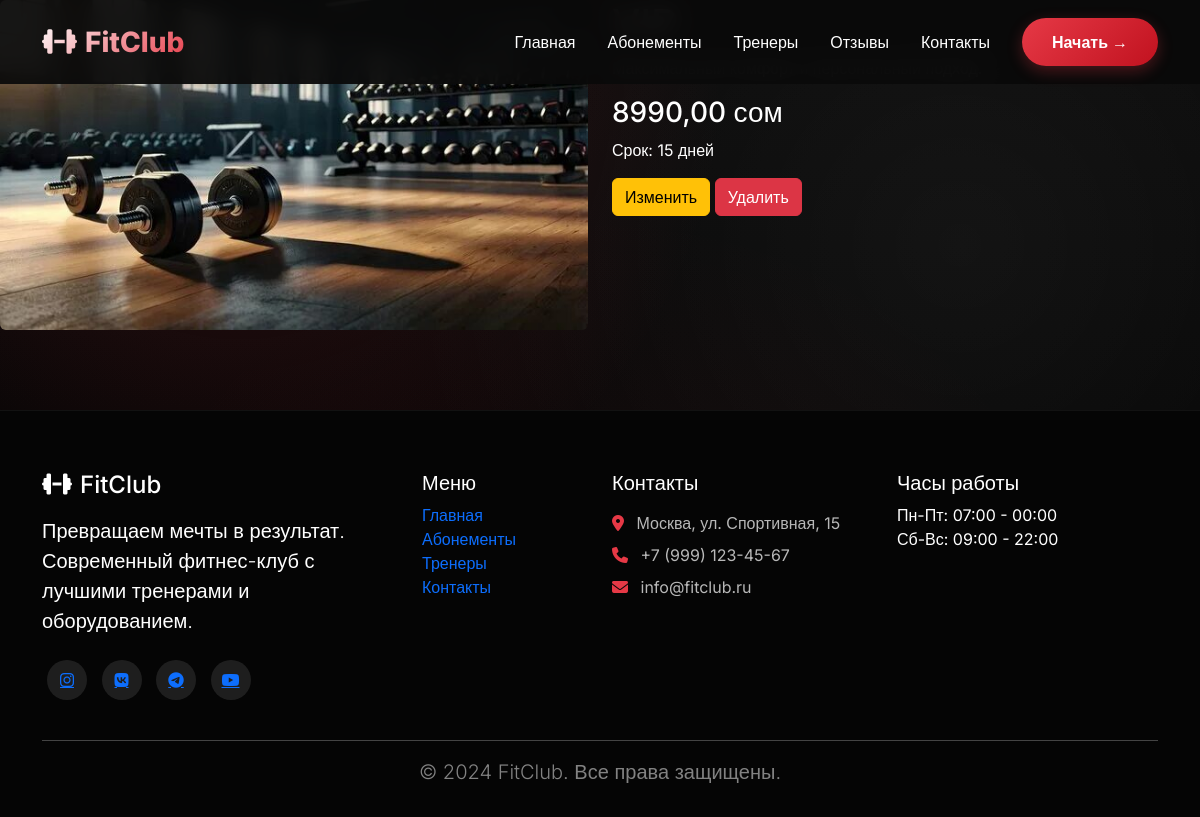
Page /abonements/3/ on the committed database.
### abonements/models.py (models this page shows, shortened)
class SubscriptionType(models.Model):
    name = models.CharField(max_length=100, verbose_name='Название')
    description = models.TextField(verbose_name='Описание')
    price = models.DecimalField(max_digits=10, decimal_places=2, verbose_name='Цена')
    old_price = models.DecimalField(max_digits=10, decimal_places=2, blank=True, null=True, verbose_name='Старая цена')
    period_days = models.IntegerField(verbose_name='Срок (дней)')
    visits_count = models.IntegerField(default=0, verbose_name='Посещений')
    image = models.ImageField(upload_to='abonements/', blank=True, null=True)
    is_active = models.BooleanField(default=True)
    is_popular = models.BooleanField(default=False, verbose_name='Популярный')
    features = models.TextField(blank=True, help_text='Возможности через запятую')
    category = models.ForeignKey(Category, on_delete=models.SET_NULL, null=True, blank=True)
    has_gym = models.BooleanField(default=True, verbose_name='Тренажерный зал')
    has_pool = models.BooleanField(default=False, verbose_name='Бассейн')
    has_group = models.BooleanField(default=False, verbose_name='Групповые')
    has_spa = models.BooleanField(default=False, verbose_name='СПА')
    class Meta:
        verbose_name = 'Абонемент'
        verbose_name_plural = 'Абонементы'
        ordering = ['price']

### abonements/views.py (the view)
# urls.py: path('abonements/<int:pk>/', views.AbonementDetailView.as_view(), name='abonement_detail'),
class AbonementDetailView(DetailView):
    model = SubscriptionType
    template_name = 'abonements/abonement_detail.html'
    context_object_name = 'abonement'

### templates/abonements/abonement_detail.html (shortened to what this page needs)
<!DOCTYPE html>
<html lang="en">
<head>
</head>
<body>
{% extends 'base.html' %}
{% block content %}
<div class="row">
    <div class="col-md-6">
        {% if abonement.image %}
        <img src="{{ abonement.image.url }}" class="img-fluid rounded">
        {% endif %}
    </div>
    <div class="col-md-6">
        <h1>{{ abonement.name }}</h1>
        <p>{{ abonement.description }}</p>
        <h3>{{ abonement.price }} сом</h3>
        <p>Срок: {{ abonement.period_days }} дней</p>
        <a href="{% url 'abonement_update' abonement.pk %}" class="btn btn-warning">
            Изменить
        </a>
        <a href="{% url 'abonement_delete' abonement.pk %}" class="btn btn-danger">
            Удалить
        </a>
    </div>
</div>
{% endblock %}

### templates/base.html (style rules this page uses)
* { margin: 0; padding: 0; box-sizing: border-box; }
body { font-family: 'Inter', sans-serif; background: #0a0a0a; color: #fff; overflow-x: hidden; }
body { font-family: 'Inter', sans-serif; color: #fff; overflow-x: hidden; background: radial-gradient(circle at 20% 10%, rgba(230,57,70,0.18), transparent 40%), radial-gradient(circle at 80% 30%, rgba(255,255,255,0.05), transparent 50%), radial-gradient(circle at 50% 90%, rgba(230,57,70,0.08), transparent 55%), linear-gradient(180deg, #0a0a0a 0%, #000 100%); }

### rows in the picture
SubscriptionType: image (picture), price "8990,00", period_days "15"
